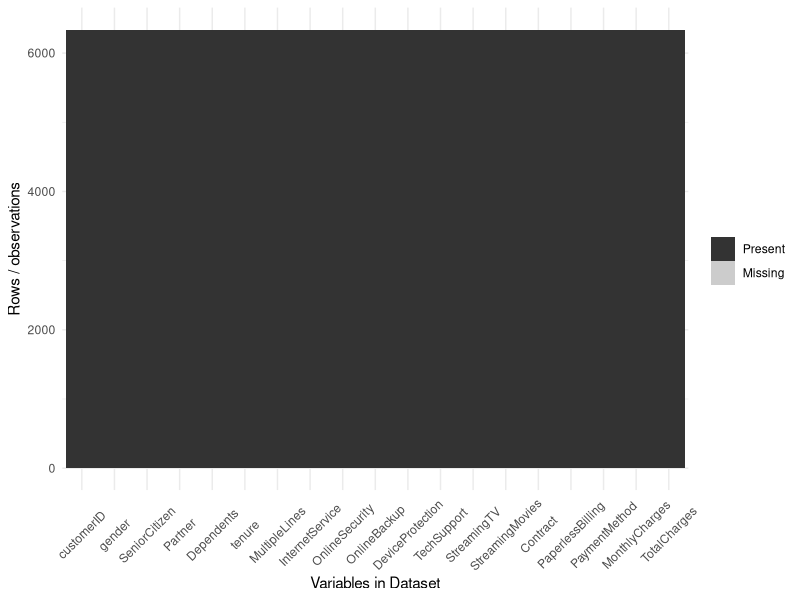
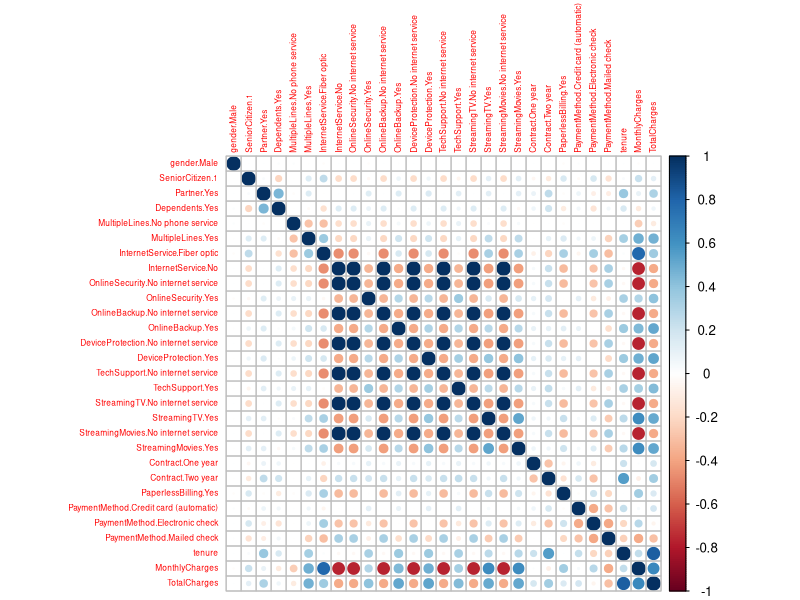

Recreate these plots in R, in order. (Note: this script raises an error after producing the figures.)
## ---- chunk 1
require(dplyr)
require(readr)
require(caret)
require(pROC)

set.seed(1)

trainingData = read_csv('trainingData.csv')
testingData  = read_csv('testingData.csv')
## ---- chunk 2
Xtrain = select(trainingData, -Churn)
Xtest  = select(testingData, -Churn)
Ytrain = select(trainingData, Churn) %>% unlist()
Ytest  = select(testingData, Churn) %>% unlist()
## ---- chunk 3
str(Xtrain) 
#Note: we can put the number of unique values with the data structure:
rbind(sapply(Xtrain,function(x){ length(unique(x))}),
      sapply(Xtrain,class))
str(Ytrain)
table(Ytrain)
## ---- chunk 4
#### Answer 0.1.1 Check to see if there are any missing values in the training data
anyNA(Xtrain)
#### Answer 0.1.2 Check to see if there are any missing values in the test data
anyNA(Xtest)
#### Answer 0.1.3 Make a visualization with the function ggplot_missing of the missing data in Xtrain
ggplot_missing = function(x){
	if(!require(reshape2)){warning('you need to install reshape2')}
	require(reshape2)
	require(ggplot2)
	#### This function produces a plot of the missing data pattern
	#### in x.  It is a modified version of a function in the 'neato' package
  
  x %>% 
    is.na %>%
    melt %>%
    ggplot(data = .,
           aes(x = Var2,
               y = Var1)) +
    geom_raster(aes(fill = value)) +
    scale_fill_grey(name = "",
                    labels = c("Present","Missing")) +
    theme_minimal() + 
    theme(axis.text.x  = element_text(angle=45, vjust=0.5)) + 
    labs(x = "Variables in Dataset",
         y = "Rows / observations")
}
ggplot_missing(Xtrain)
## ---- chunk 5
trControl = trainControl(method='none')

imputationScheme = train(TotalCharges~MonthlyCharges, 
                         data = select(Xtrain,MonthlyCharges, TotalCharges) %>% na.omit, 
                         method = 'lm', trControl = trControl)
XtrainImp                 = Xtrain
M                         = is.na(XtrainImp$TotalCharges)
XtrainImp$TotalCharges[M] = predict(imputationScheme, 
                                    select(Xtrain, MonthlyCharges, TotalCharges) %>% filter(M))
## ---- chunk 6
XtestImp = Xtest
#### Answer 0.1.4 Using 'imputationScheme' from 0.1.3, impute the missing value(s) in Xtest
####              Don't retrain a new imputation scheme on the test data, just use the training 
####              imputation scheme
M2       = is.na(XtestImp$TotalCharges)
XtestImp$TotalCharges[M2] = predict(imputationScheme, select(Xtest, MonthlyCharges, TotalCharges) |>  filter(M2))

## ---- chunk 7
XtrainImpFact = select(XtrainImp, -customerID,
                      -tenure, -MonthlyCharges, -TotalCharges) %>% 
  mutate_all(factor)

XtestImpFact = #### Answer 0.2.1 Convert the character data structures in Xtest to factor
  select(XtestImp, -customerID,
         -tenure, -MonthlyCharges, -TotalCharges) |> 
  mutate_all(factor)

Ytrain   = factor(Ytrain)

Ytest    = factor(Ytest)#### Answer 0.2.2 Convert the character data structures in Ytest to factor
## ---- chunk 8
dummyModel = dummyVars(~ ., data = XtrainImpFact, fullRank = TRUE)

XtrainQualDummy = predict(dummyModel, XtrainImpFact)
XtestQualDummy  = predict(dummyModel, XtestImpFact)
## ---- chunk 9
XtrainQuan = select(XtrainImp, tenure, MonthlyCharges, TotalCharges)
XtrainFull = cbind(XtrainQualDummy, XtrainQuan)

XtestQuan  = select(XtestImp, tenure, MonthlyCharges, TotalCharges)
XtestFull  = cbind(XtestQualDummy, XtestQuan)
## ---- chunk 10
require(corrplot)
corrplot(cor(XtrainFull), tl.cex = 0.5)
## ---- chunk 11

XtrainFull = select(XtrainFull,-contains('.No internet'))
XtestFull  = select(XtestFull,-contains('.No internet'))
## ---- chunk 12
YtrainRelevel = relevel(Ytrain, ref = 'Yes')
YtestRelevel  = relevel(Ytest, ref = 'Yes')

trControl    = trainControl(method = 'none')
outLogistic  = train(x = XtrainFull, y = YtrainRelevel, 
                   method = 'glm', trControl = trControl)
## ---- chunk 13
YhatTestProb = #### Answer 1.2.1.
head(YhatTestProb)
## ---- chunk 14
calibProbs = calibration(YtestRelevel ~ YhatTestProb$Yes, cuts = 5)
xyplot(calibProbs)
## ---- chunk 15
YhatTest = predict(outLogistic, XtestFull, type = 'raw')
## ---- chunk 16
confusionMatrixOut = confusionMatrix(reference = YtestRelevel, data = YhatTest)

print(confusionMatrixOut$table)

print(confusionMatrixOut$overall[1:2])

#### Answer 1.4.1
## ---- chunk 17
rocCurve = roc(Ytest, YhatTestProb$Yes)
plot(rocCurve, legacy.axes=TRUE)
## ---- chunk 18
rocCurve$auc
## ---- chunk 19
thresholds = rocCurve$thresholds

pt8        =#Answer 1.7.1. Fill in the appropriate value and complete this line to get correct index 

threshold   = thresholds[pt8]
specificity = rocCurve$specificities[pt8]
## ---- chunk 20
YtrainRelevel = relevel(Ytrain, ref = 'Yes')
YtestRelevel  = relevel(Ytest, ref = 'Yes')

trControl = trainControl(method = 'none')
outLDA    = train(x = XtrainFull, y = YtrainRelevel, 
                  method = 'lda', trControl = trControl)
## ---- chunk 21
YhatTestProb = predict(outLDA, XtestFull, type = 'prob')
head(YhatTestProb)
## ---- chunk 22
calibProbs = calibration(YtestRelevel ~ YhatTestProb$Yes, cuts = 5)
xyplot(calibProbs)
## ---- chunk 23
YhatTest = predict(outLDA, XtestFull, type = 'raw')
## ---- chunk 24
#### Answer 2.2.1
## ---- chunk 25

## ---- chunk 26
#### Answer 2.3.1
## ---- chunk 27
#### Answer 2.4.1. 
